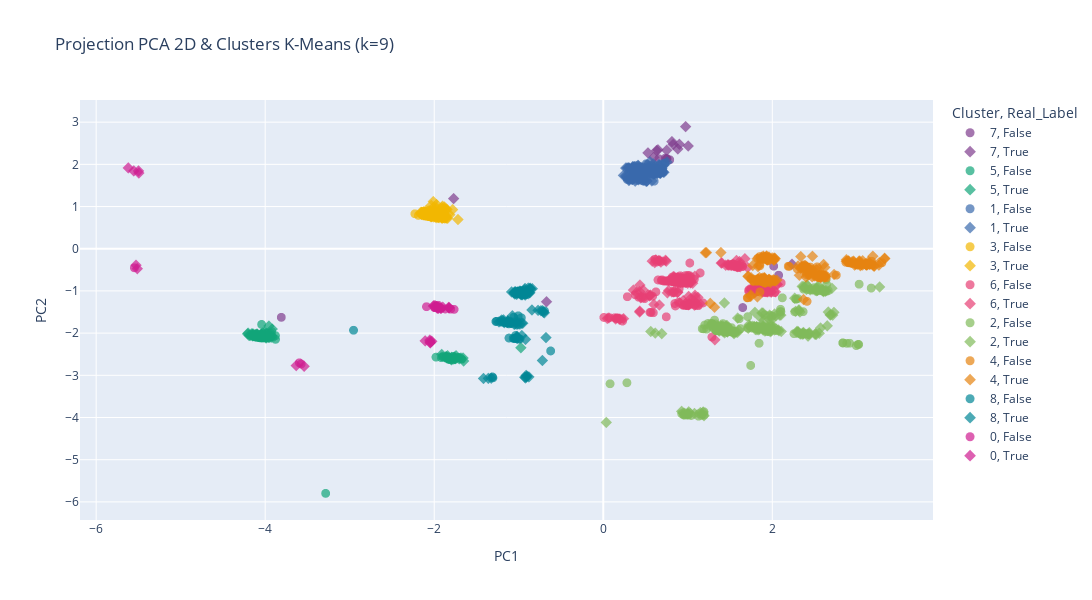

Notebook code for this chart:
### Markdown cell above
**Lecture des indicateurs** 

- ***WCSS (Within-Cluster Sum of Squares)*** mesure la compacité des clusters (inertie). \
Plus il est bas, mieux les points sont regroupés. \
Il diminue régulièrement avec k (normal), mais l’important est de repérer le “coude” où la baisse devient moins significative.

- ***Silhouette*** mesure la qualité de la séparation des clusters (entre -1 et 1). \
Plus c’est haut, mieux les clusters sont distincts et cohérents. \
Ici, les valeurs sont modestes (<0.4), mais on observe une nette amélioration à partir de k=8.

**Analyse**
- k=2 → 5 : WCSS baisse fortement, mais les silhouettes restent faibles (0.21 → 0.29). Les clusters sont compacts mais pas très bien séparés.
- k=6 : silhouette chute brutalement (0.20), signe d’un mauvais partitionnement.
- k=7 : silhouette remonte un peu (0.27), mais reste moyenne.
- k=8 → 9 → 10 : silhouette s’améliore nettement (0.35–0.36), ce qui indique des clusters plus cohérents.\
WCSS continue de baisser, mais la différence entre k=9 et k=10 est faible.\
***Silhouette maximale à k=9 (0.358)***.

### Code cell
# Analyse des clusters avec k=9
k = 9
kmeans = KMeans(n_clusters=k, random_state=42, n_init=10)
labels = kmeans.fit_predict(X_processed)
df_pca['Cluster'] = kmeans.fit_predict(X_processed).astype(str)

# Visualisation 2D pour une meilleure lisibilité : Axes PC1 vs PC2
# Couleur = cluster K-Means (ce que la machine voit)
# Forme = classe réelle (ce qu'on cherche à prédire)
fig_pca_k9 = px.scatter(
    df_pca, x='PC1', y='PC2',
    color='Cluster', 
    symbol='Real_Label',
    title=f"Projection PCA 2D & Clusters K-Means (k={k})",
    hover_data=['PC3', 'PC4'],
    height=600,
    width=1200,
    opacity=0.7,
    color_discrete_sequence=px.colors.qualitative.Bold
)
fig_pca_k9.update_traces(marker=dict(size=9))
fig_pca_k9.show()

# Création d'un DataFrame d'analyse en reprenant les données brutes (df)
df_analysis = df.copy()
df_analysis['Cluster'] = labels
df_analysis['selfMade_Numeric'] = df_analysis['selfMade'].astype(int)

# Agrégation pour définir le "Profil Type" de chaque cluster
cluster_profile = df_analysis.groupby('Cluster').agg({
    'finalWorth': 'median',
    'age': 'mean',
    'selfMade_Numeric': 'mean',
    'country': lambda x: x.mode()[0] if not x.mode().empty else 'N/A',
    'industries': lambda x: x.mode()[0] if not x.mode().empty else 'N/A',
    'gender': lambda x: x.value_counts(normalize=True).get('F', 0) # % de Femmes
}).reset_index()

# Mise en forme
cluster_profile['age'] = cluster_profile['age'].round(1)
cluster_profile['selfMade_Numeric'] = (cluster_profile['selfMade_Numeric'] * 100).round(1)
cluster_profile['gender'] = (cluster_profile['gender'] * 100).round(1) # % Femmes
cluster_profile.columns = ['Cluster', 'Fortune Médiane', 'Age Moyen', '% Self-Made', 'Pays Dom.', 'Indus. Dom.', '% Femmes']

print(f"PROFIL TYPE DES {k} CLUSTERS (K-MEANS)")
print("-" * 190)
cluster_profile

### Figure 1 — Plotly figure (JSON) as saved in the notebook; plotly's stock layout.template omitted (floating-point values rounded to 4 significant figures; data arrays with more than 128 entries replaced by an {"elided": "..."} marker saying what was removed)
{"data": [{"customdata": [[0.8975, 19.01], [2.438, 7.087], [-0.5138, 7.242], [2.004, 5.226], [1.357, 4.395], [1.667, 4.835], [1.747, 4.85], [1.6, 4.61], [0.464, 4.281]], "hovertemplate": "Cluster=7<br>Real_Label=False<br>PC1=%{x}<br>PC2=%{y}<br>PC3=%{customdata[0]}<br>PC4=%{customdata[1]}<extra></extra>", "legendgroup": "7, False", "marker": {"color": "rgb(127, 60, 141)", "opacity": 0.7, "size": 9, "symbol": "circle"}, "mode": "markers", "name": "7, False", "showlegend": true, "type": "scattergl", "x": [2.075, -3.809, 1.65, 0.7863, 0.6571, 0.7346, 0.754, 0.75, 2.016], "xaxis": "x", "y": [-0.6274, -1.626, -1.394, 2.108, 2.133, 2.148, 2.136, 2.13, -0.4127], "yaxis": "y"}, {"customdata": [[2.324, 14.9], [1.856, 9.244], [2.226, 9.199], [2.593, 9.529], [1.943, 8.598], [2.188, 8.194], [1.523, 8.544], [1.716, 6.525], [1.309, 5.874], [0.4788, 7.26], [1.254, 5.559], [-1.087, 6.205], [0.8876, 4.193], [1.21, 3.529]], "hovertemplate": "Cluster=7<br>Real_Label=True<br>PC1=%{x}<br>PC2=%{y}<br>PC3=%{customdata[0]}<br>PC4=%{customdata[1]}<extra></extra>", "legendgroup": "7, True", "marker": {"color": "rgb(127, 60, 141)", "opacity": 0.7, "size": 9, "symbol": "diamond"}, "mode": "markers", "name": "7, True", "showlegend": true, "type": "scattergl", "x": [0.9745, 0.8124, 0.9003, 1.005, 0.8265, 0.8825, -0.6713, 0.7509, 0.647, 2.233, 0.6308, -1.771, 0.5291, 0.5992], "xaxis": "x", "y": [2.894, 2.539, 2.476, 2.435, 2.471, 2.365, -1.256, 2.334, 2.345, -0.3668, 2.327, 1.188, 2.272, 2.165], "yaxis": "y"}, {"customdata": {"elided": "119x2 float values"}, "hovertemplate": "Cluster=5<br>Real_Label=False<br>PC1=%{x}<br>PC2=%{y}<br>PC3=%{customdata[0]}<br>PC4=%{customdata[1]}<extra></extra>", "legendgroup": "5, False", "marker": {"color": "rgb(17, 165, 121)", "opacity": 0.7, "size": 9, "symbol": "circle"}, "mode": "markers", "name": "5, False", "showlegend": true, "type": "scattergl", "x": [-3.922, -3.939, -4.092, -3.97, -4.027, -3.879, -3.923, -3.988, -4.088, -4.029, -3.964, -3.988, -4.033, -4.044, -1.84, -1.774, -3.988, -4.068, -4.044, -1.754, -1.829, -3.978, -4.068, -3.945, -4.121, -4.138, -1.828, -4.05, -3.989, -4.113, -4.061, -4.077, -4.028, -4.067, -4.123, -4.066, -4.041, -4.002, -3.978, -4.019, -4.036, -4.147, -4.025, -1.715, -4.042, -4.054, -4.019, -3.991, -4.031, -4.031, -1.896, -1.902, -3.948, -4.032, -4.015, -3.91, -1.676, -4.055, -3.931, -4.122, -4.037, -4.073, -4.091, -4.062, -4.008, -4.068, -4.039, -3.947, -3.999, -4.092, -3.982, -4.097, -3.285, -1.718, -3.961, -1.785, -1.797, -1.75, -4.058, -4.007, -1.858, -3.969, -1.854, -1.769, -4.138, -3.974, -4.088, -1.858, -4.16, -4.131, -1.979, -4.02, -4.07, -4.055, -1.801, -1.813, -4.143, -1.827, -1.797, -1.839, -3.949, -3.878, -1.781, -4.094, -1.819, -4.129, -3.974, -3.982, -1.857, -1.915, -4.023, -4.042, -4.038, -4.054, -4.026, -4.042, -4.103, -4.109, -4.052], "xaxis": "x", "y": [-1.967, -2.002, -2.021, -2.0, -2.024, -2.06, -2.072, -2.061, -2.07, -2.014, -2.067, -2.072, -2.029, -2.059, -2.605, -2.554, -2.082, -2.056, -2.061, -2.623, -2.608, -2.065, -2.051, -2.075, -2.084, -2.081, -2.578, -2.068, -2.086, -2.055, -2.066, -2.07, -2.061, -2.066, -2.046, -2.064, -2.075, -2.114, -2.118, -2.11, -2.106, -2.042, -2.081, -2.574, -2.105, -2.103, -2.11, -2.08, -2.108, -2.081, -2.558, -2.557, -2.08, -2.082, -2.077, -2.098, -2.618, -2.105, -2.085, -2.017, -2.065, -2.103, -2.1, -2.106, -2.086, -2.069, -2.075, -2.097, -2.092, -2.074, -2.096, -2.057, -5.798, -2.58, -2.095, -2.586, -2.584, -2.593, -2.082, -2.093, -2.553, -2.082, -2.556, -2.593, -2.049, -2.063, -2.078, -2.586, -2.058, -2.064, -2.569, -2.086, -2.109, -2.079, -2.585, -2.583, -2.062, -2.626, -2.632, -2.597, -2.098, -2.148, -2.636, -2.078, -2.582, -2.056, -2.096, -2.082, -2.594, -2.582, -2.09, -1.794, -2.084, -2.078, -2.085, -2.08, -2.071, -2.039, -2.069], "yaxis": "y"}, {"customdata": {"elided": "86x2 float values"}, "hovertemplate": "Cluster=5<br>Real_Label=True<br>PC1=%{x}<br>PC2=%{y}<br>PC3=%{customdata[0]}<br>PC4=%{customdata[1]}<extra></extra>", "legendgroup": "5, True", "marker": {"color": "rgb(17, 165, 121)", "opacity": 0.7, "size": 9, "symbol": "diamond"}, "mode": "markers", "name": "5, True", "showlegend": true, "type": "scattergl", "x": [-3.956, -3.917, -4.026, -3.988, -4.007, -1.742, -3.924, -0.9747, -4.049, -4.036, -4.032, -1.842, -3.991, -1.912, -4.031, -1.751, -3.978, -4.149, -1.795, -4.047, -1.825, -4.048, -4.03, -1.749, -4.156, -4.049, -4.162, -3.99, -4.048, -4.114, -1.766, -4.103, -4.045, -1.763, -3.93, -4.025, -4.202, -4.062, -4.132, -4.057, -1.659, -3.962, -4.099, -4.014, -3.975, -4.063, -4.063, -4.046, -1.754, -1.829, -3.953, -4.146, -4.005, -4.13, -4.072, -3.985, -4.026, -1.684, -4.1, -4.041, -1.652, -4.084, -3.971, -4.09, -4.191, -4.055, -4.094, -4.117, -4.041, -4.022, -4.084, -4.055, -4.115, -1.797, -4.06, -4.147, -4.026, -1.704, -4.178, -4.046, -4.208, -4.042, -4.054, -4.066, -4.037, -1.86], "xaxis": "x", "y": [-1.833, -1.904, -1.992, -2.004, -1.982, -2.536, -2.064, -2.347, -2.046, -2.055, -2.06, -2.536, -2.026, -2.505, -2.054, -2.591, -2.016, -2.034, -2.573, -2.024, -2.583, -2.075, -2.078, -2.599, -2.05, -2.026, -2.018, -2.116, -2.076, -2.066, -2.587, -2.051, -2.03, -2.568, -2.098, -2.081, -2.0, -2.072, -2.059, -2.08, -2.591, -2.096, -2.023, -2.071, -2.082, -2.08, -2.08, -2.033, -2.607, -2.592, -2.103, -2.015, -2.078, -2.063, -2.075, -2.092, -2.084, -2.589, -2.076, -2.087, -2.661, -2.073, -2.086, -2.072, -2.055, -2.079, -2.027, -2.073, -2.072, -2.081, -2.073, -2.079, -2.037, -2.632, -2.085, -2.068, -2.093, -2.608, -2.056, -2.085, -2.019, -2.089, -2.087, -2.085, -2.091, -2.557], "yaxis": "y"}, {"customdata": {"elided": "210x2 float values"}, "hovertemplate": "Cluster=1<br>Real_Label=False<br>PC1=%{x}<br>PC2=%{y}<br>PC3=%{customdata[0]}<br>PC4=%{customdata[1]}<extra></extra>", "legendgroup": "1, False", "marker": {"color": "rgb(57, 105, 172)", "opacity": 0.7, "size": 9, "symbol": "circle"}, "mode": "markers", "name": "1, False", "showlegend": true, "type": "scattergl", "x": {"elided": "210 float values"}, "xaxis": "x", "y": {"elided": "210 float values"}, "yaxis": "y"}, {"customdata": {"elided": "529x2 float values"}, "hovertemplate": "Cluster=1<br>Real_Label=True<br>PC1=%{x}<br>PC2=%{y}<br>PC3=%{customdata[0]}<br>PC4=%{customdata[1]}<extra></extra>", "legendgroup": "1, True", "marker": {"color": "rgb(57, 105, 172)", "opacity": 0.7, "size": 9, "symbol": "diamond"}, "mode": "markers", "name": "1, True", "showlegend": true, "type": "scattergl", "x": {"elided": "529 float values"}, "xaxis": "x", "y": {"elided": "529 float values"}, "yaxis": "y"}, {"customdata": [[-1.483, 1.162], [-2.313, 0.04511], [-1.538, 0.5904], [-1.791, 0.491], [-2.068, -0.1003], [-2.012, -0.08217], [-2.112, -0.1666], [-1.8, -0.02695], [-2.006, 0.02912], [-1.679, 0.435], [-1.828, 0.1741], [-1.62, 0.5151], [-2.704, -1.004], [-1.944, -0.2504], [-2.117, -0.2016], [-2.475, -0.7512], [-2.384, -0.605]], "hovertemplate": "Cluster=3<br>Real_Label=False<br>PC1=%{x}<br>PC2=%{y}<br>PC3=%{customdata[0]}<br>PC4=%{customdata[1]}<extra></extra>", "legendgroup": "3, False", "marker": {"color": "rgb(242, 183, 1)", "opacity": 0.7, "size": 9, "symbol": "circle"}, "mode": "markers", "name": "3, False", "showlegend": true, "type": "scattergl", "x": [-1.881, -2.078, -1.869, -1.949, -2.084, -2.002, -2.075, -1.949, -2.069, -1.95, -1.974, -1.938, -2.229, -1.952, -2.064, -2.188, -2.148], "xaxis": "x", "y": [0.8039, 0.8556, 0.7629, 0.8092, 0.779, 0.8232, 0.8515, 0.7393, 0.7992, 0.7796, 0.7767, 0.7681, 0.8284, 0.7333, 0.7961, 0.7898, 0.8105], "yaxis": "y"}, {"customdata": {"elided": "505x2 float values"}, "hovertemplate": "Cluster=3<br>Real_Label=True<br>PC1=%{x}<br>PC2=%{y}<br>PC3=%{customdata[0]}<br>PC4=%{customdata[1]}<extra></extra>", "legendgroup": "3, True", "marker": {"color": "rgb(242, 183, 1)", "opacity": 0.7, "size": 9, "symbol": "diamond"}, "mode": "markers", "name": "3, True", "showlegend": true, "type": "scattergl", "x": {"elided": "505 float values"}, "xaxis": "x", "y": {"elided": "505 float values"}, "yaxis": "y"}, {"customdata": {"elided": "180x2 float values"}, "hovertemplate": "Cluster=6<br>Real_Label=False<br>PC1=%{x}<br>PC2=%{y}<br>PC3=%{customdata[0]}<br>PC4=%{customdata[1]}<extra></extra>", "legendgroup": "6, False", "marker": {"color": "rgb(231, 63, 116)", "opacity": 0.7, "size": 9, "symbol": "circle"}, "mode": "markers", "name": "6, False", "showlegend": true, "type": "scattergl", "x": {"elided": "180 float values"}, "xaxis": "x", "y": {"elided": "180 float values"}, "yaxis": "y"}, {"customdata": {"elided": "167x2 float values"}, "hovertemplate": "Cluster=6<br>Real_Label=True<br>PC1=%{x}<br>PC2=%{y}<br>PC3=%{customdata[0]}<br>PC4=%{customdata[1]}<extra></extra>", "legendgroup": "6, True", "marker": {"color": "rgb(231, 63, 116)", "opacity": 0.7, "size": 9, "symbol": "diamond"}, "mode": "markers", "name": "6, True", "showlegend": true, "type": "scattergl", "x": {"elided": "167 float values"}, "xaxis": "x", "y": {"elided": "167 float values"}, "yaxis": "y"}, {"customdata": {"elided": "142x2 float values"}, "hovertemplate": "Cluster=2<br>Real_Label=False<br>PC1=%{x}<br>PC2=%{y}<br>PC3=%{customdata[0]}<br>PC4=%{customdata[1]}<extra></extra>", "legendgroup": "2, False", "marker": {"color": "rgb(128, 186, 90)", "opacity": 0.7, "size": 9, "symbol": "circle"}, "mode": "markers", "name": "2, False", "showlegend": true, "type": "scattergl", "x": {"elided": "142 float values"}, "xaxis": "x", "y": {"elided": "142 float values"}, "yaxis": "y"}, {"customdata": {"elided": "194x2 float values"}, "hovertemplate": "Cluster=2<br>Real_Label=True<br>PC1=%{x}<br>PC2=%{y}<br>PC3=%{customdata[0]}<br>PC4=%{customdata[1]}<extra></extra>", "legendgroup": "2, True", "marker": {"color": "rgb(128, 186, 90)", "opacity": 0.7, "size": 9, "symbol": "diamond"}, "mode": "markers", "name": "2, True", "showlegend": true, "type": "scattergl", "x": {"elided": "194 float values"}, "xaxis": "x", "y": {"elided": "194 float values"}, "yaxis": "y"}, {"customdata": {"elided": "105x2 float values"}, "hovertemplate": "Cluster=4<br>Real_Label=False<br>PC1=%{x}<br>PC2=%{y}<br>PC3=%{customdata[0]}<br>PC4=%{customdata[1]}<extra></extra>", "legendgroup": "4, False", "marker": {"color": "rgb(230, 131, 16)", "opacity": 0.7, "size": 9, "symbol": "circle"}, "mode": "markers", "name": "4, False", "showlegend": true, "type": "scattergl", "x": [1.854, 3.175, 3.297, 2.379, 2.571, 2.611, 2.758, 3.135, 3.159, 2.015, 3.162, 2.016, 1.97, 1.88, 2.531, 1.852, 3.01, 1.914, 1.849, 1.915, 1.91, 2.541, 1.937, 1.955, 3.062, 3.176, 1.912, 3.149, 1.765, 2.449, 2.638, 2.38, 2.567, 3.098, 2.362, 3.184, 2.345, 1.826, 3.175, 1.969, 1.961, 2.906, 2.871, 3.079, 2.56, 1.889, 1.852, 1.926, 2.923, 2.554, 1.932, 1.749, 1.93, 1.953, 3.102, 2.016, 2.63, 1.712, 1.825, 3.066, 1.818, 2.296, 1.822, 2.408, 1.942, 2.575, 2.2, 2.188, 2.902, 2.931, 2.405, 3.123, 1.776, 1.781, 1.873, 1.704, 1.894, 2.405, 2.411, 2.626, 2.556, 2.585, 2.62, 2.568, 2.545, 3.088, 2.382, 1.918, 1.917, 1.833, 1.862, 2.371, 2.944, 1.904, 1.836, 1.856, 1.969, 1.869, 2.415, 2.619, 1.937, 3.003, 1.875, 2.464, 2.444], "xaxis": "x", "y": [-1.024, -0.2962, -0.3326, -0.3787, -0.607, -0.6162, -0.6255, -0.3455, -0.356, -0.731, -0.3686, -0.7752, -0.7243, -0.7109, -0.4308, -0.1859, -0.3428, -0.2628, -0.7625, -0.2003, -0.1992, -0.4789, -0.2073, -0.2113, -0.3594, -0.3758, -0.783, -0.3752, -0.7114, -0.4352, -0.6908, -0.4108, -0.651, -0.3654, -0.4091, -0.3817, -0.4473, -0.2295, -0.3857, -0.7661, -0.7861, -0.3281, -0.3212, -0.3637, -0.615, -0.7833, -0.4057, -0.7597, -0.3321, -0.6799, -0.2166, -0.7167, -0.7975, -0.2861, -0.3708, -0.2574, -0.6336, -1.161, -0.7626, -0.365, -0.7731, -0.4795, -0.7167, -0.4715, -0.2219, -0.6462, -0.4182, -0.4159, -0.334, -0.3397, -0.4249, -0.3783, -0.7722, -0.7717, -0.248, -1.164, -0.2408, -0.6139, -1.248, -0.6583, -0.6445, -0.6502, -0.6572, -0.6893, -0.6847, -0.3726, -0.4991, -0.7367, -0.7988, -0.7256, -0.7314, -0.4681, -0.3505, -0.238, -0.7218, -0.2458, -0.2312, -0.7766, -0.4301, -0.6726, -0.7931, -0.3746, -0.2403, -0.4877, -0.487], "yaxis": "y"}, {"customdata": {"elided": "168x2 float values"}, "hovertemplate": "Cluster=4<br>Real_Label=True<br>PC1=%{x}<br>PC2=%{y}<br>PC3=%{customdata[0]}<br>PC4=%{customdata[1]}<extra></extra>", "legendgroup": "4, True", "marker": {"color": "rgb(230, 131, 16)", "opacity": 0.7, "size": 9, "symbol": "diamond"}, "mode": "markers", "name": "4, True", "showlegend": true, "type": "scattergl", "x": {"elided": "168 float values"}, "xaxis": "x", "y": {"elided": "168 float values"}, "yaxis": "y"}, {"customdata": [[0.5522, 2.209], [1.76, 2.116], [1.687, 2.078], [1.652, 0.4857], [0.3421, 0.7806], [1.752, 0.3684], [0.5369, 0.2923], [0.2231, 0.2494], [0.09802, 0.08816], [1.468, 0.3421], [0.0128, -0.1763], [1.793, -0.9094], [-0.06965, -0.3613], [1.47, 0.1769], [0.485, 0.2982], [0.6563, 0.04818], [0.6092, -0.02159], [0.5861, -0.05202], [0.515, -0.1611], [0.699, 0.1043], [0.6499, 0.01674], [0.9499, -0.508], [2.46, -0.3659], [0.5397, -1.135], [-0.1553, -0.6342], [0.3226, -0.4758], [1.52, 0.0992], [1.297, -0.1816], [1.41, -0.02523], [1.172, -0.2837], [0.9181, -0.6185], [0.5725, -0.1765]], "hovertemplate": "Cluster=8<br>Real_Label=False<br>PC1=%{x}<br>PC2=%{y}<br>PC3=%{customdata[0]}<br>PC4=%{customdata[1]}<extra></extra>", "legendgroup": "8, False", "marker": {"color": "rgb(0, 134, 149)", "opacity": 0.7, "size": 9, "symbol": "circle"}, "mode": "markers", "name": "8, False", "showlegend": true, "type": "scattergl", "x": [-0.9693, -1.006, -1.059, -1.311, -1.017, -1.305, -1.037, -1.084, -1.068, -1.128, -1.125, -0.6956, -1.113, -1.129, -1.021, -1.03, -1.042, -1.048, -1.066, -0.9858, -0.9984, -1.262, -0.6226, -2.955, -1.166, -1.115, -1.118, -1.16, -1.098, -1.206, -1.27, -1.053], "xaxis": "x", "y": [-1.637, -1.59, -1.623, -3.039, -1.728, -3.06, -2.056, -1.771, -1.734, -1.753, -1.733, -1.474, -1.745, -1.767, -1.809, -2.126, -2.125, -2.124, -2.121, -2.139, -2.138, -1.721, -2.422, -1.932, -1.757, -2.117, -1.781, -1.73, -1.745, -1.738, -1.725, -2.132], "yaxis": "y"}, {"customdata": {"elided": "121x2 float values"}, "hovertemplate": "Cluster=8<br>Real_Label=True<br>PC1=%{x}<br>PC2=%{y}<br>PC3=%{customdata[0]}<br>PC4=%{customdata[1]}<extra></extra>", "legendgroup": "8, True", "marker": {"color": "rgb(0, 134, 149)", "opacity": 0.7, "size": 9, "symbol": "diamond"}, "mode": "markers", "name": "8, True", "showlegend": true, "type": "scattergl", "x": [-1.075, -0.8876, -0.8695, -0.8656, -0.9258, -0.84, -0.8582, -0.6778, -0.9327, -0.8901, -0.9557, -0.9799, -0.981, -0.9639, -0.944, -0.9156, -0.968, -0.9583, -0.9353, -0.9334, -1.037, -1.025, -1.234, -0.7087, -0.9969, -0.9506, -0.7177, -0.9288, -1.128, -1.136, -1.172, -0.9718, -1.013, -0.7715, -0.7375, -0.936, -0.8996, -1.012, -1.02, -0.9863, -0.9805, -1.01, -1.011, -0.9539, -0.8439, -0.977, -1.012, -1.085, -0.7204, -1.031, -1.019, -0.9791, -0.9837, -0.8765, -1.417, -0.9938, -0.6974, -1.034, -1.001, -0.9767, -0.9972, -1.019, -1.36, -0.92, -1.0, -1.016, -0.9193, -0.9865, -1.048, -0.9425, -0.9716, -1.18, -0.9994, -0.9526, -1.131, -0.982, -1.213, -0.9085, -0.9765, -0.9577, -0.8882, -0.9275, -0.9754, -0.9123, -0.8687, -0.9802, -0.8804, -0.9079, -0.9659, -1.053, -0.9134, -1.053, -0.9355, -1.058, -0.9661, -0.9836, -0.9644, -1.087, -0.9742, -1.101, -0.9017, -1.046, -0.924, -0.9487, -0.9198, -0.9884, -0.9865, -1.137, -1.021, -0.9911, -0.9321, -1.202, -1.035, -0.9612, -0.9962, -0.9635, -1.326, -1.024, -1.178, -1.024, -0.9985], "xaxis": "x", "y": [-1.589, -0.9317, -0.9457, -0.9356, -0.9424, -0.9478, -0.9572, -2.106, -0.9731, -1.021, -1.011, -1.036, -1.01, -2.057, -1.007, -1.014, -1.019, -1.024, -1.061, -1.038, -1.02, -1.747, -1.734, -1.504, -1.036, -1.046, -1.468, -3.046, -1.718, -1.728, -1.751, -1.041, -1.775, -1.461, -1.469, -1.039, -1.056, -1.039, -2.077, -1.787, -1.045, -1.032, -1.027, -1.054, -1.451, -1.035, -1.029, -1.024, -2.649, -1.041, -1.044, -1.05, -1.045, -1.035, -3.075, -1.038, -1.518, -1.766, -1.033, -1.042, -1.048, -2.129, -3.072, -2.149, -1.032, -1.032, -3.062, -1.004, -1.024, -1.026, -1.02, -1.686, -1.037, -1.765, -1.71, -1.056, -1.713, -3.039, -1.057, -1.09, -1.067, -1.066, -1.087, -3.003, -1.044, -1.056, -3.038, -1.059, -1.766, -1.046, -1.072, -1.793, -1.063, -1.045, -1.047, -1.044, -1.09, -1.749, -1.025, -1.741, -3.025, -1.075, -1.099, -1.065, -1.057, -1.044, -1.042, -1.749, -2.091, -1.053, -1.056, -1.689, -1.036, -1.05, -1.043, -1.029, -3.068, -1.048, -1.726, -1.081, -1.022], "yaxis": "y"}, {"customdata": [[3.698, -1.075], [3.514, -0.7295], [2.529, -0.9558], [3.614, -0.9063], [3.204, -0.2299], [1.911, -1.943], [3.178, -0.309], [2.468, -1.247], [2.415, -1.331], [2.32, -1.449], [2.732, -0.9585], [2.617, -1.111], [2.499, -1.24], [2.795, -0.8986]], "hovertemplate": "Cluster=0<br>Real_Label=False<br>PC1=%{x}<br>PC2=%{y}<br>PC3=%{customdata[0]}<br>PC4=%{customdata[1]}<extra></extra>", "legendgroup": "0, False", "marker": {"color": "rgb(207, 28, 144)", "opacity": 0.7, "size": 9, "symbol": "circle"}, "mode": "markers", "name": "0, False", "showlegend": true, "type": "scattergl", "x": [-5.547, -3.596, -1.953, -3.575, -1.765, -2.091, -1.805, -1.971, -1.998, -1.988, -1.919, -1.948, -1.96, -1.869], "xaxis": "x", "y": [-0.4522, -2.704, -1.34, -2.732, -1.437, -1.373, -1.43, -1.356, -1.393, -1.398, -1.413, -1.407, -1.372, -1.428], "yaxis": "y"}, {"customdata": [[3.755, -0.4495], [3.839, -1.048], [2.965, -1.315], [2.396, -1.052], [8.063, -1.749], [2.459, -1.014], [8.573, -1.242], [2.295, -1.478], [2.735, -0.9318], [3.069, -1.452], [8.649, -1.233], [2.708, -0.9978], [2.372, -1.379], [2.613, -1.146], [2.544, -1.238], [3.828, -0.7901], [2.993, -1.606], [8.298, -1.722], [3.003, -0.6228], [3.457, -1.295], [2.761, -1.919], [2.522, -1.236], [2.967, -0.6322], [3.06, -1.565], [3.054, -0.5799], [2.585, -1.221], [3.032, -1.603], [2.745, -0.98]], "hovertemplate": "Cluster=0<br>Real_Label=True<br>PC1=%{x}<br>PC2=%{y}<br>PC3=%{customdata[0]}<br>PC4=%{customdata[1]}<extra></extra>", "legendgroup": "0, True", "marker": {"color": "rgb(207, 28, 144)", "opacity": 0.7, "size": 9, "symbol": "diamond"}, "mode": "markers", "name": "0, True", "showlegend": true, "type": "scattergl", "x": [-5.529, -5.514, -2.052, -2.002, -5.62, -1.986, -5.499, -2.011, -1.918, -2.029, -5.495, -1.925, -1.976, -1.949, -1.967, -3.539, -2.049, -5.555, -1.829, -3.633, -2.107, -1.97, -1.826, -2.048, -1.824, -1.957, -2.047, -1.899], "xaxis": "x", "y": [-0.3899, -0.4726, -2.166, -1.347, 1.916, -1.354, 1.844, -1.359, -1.411, -2.194, 1.794, -1.412, -1.373, -1.409, -1.406, -2.787, -2.195, 1.845, -1.39, -2.77, -2.184, -1.374, -1.405, -2.225, -1.394, -1.411, -2.23, -1.387], "yaxis": "y"}], "layout": {"height": 600, "legend": {"title": {"text": "Cluster, Real_Label"}, "tracegroupgap": 0}, "title": {"text": "Projection PCA 2D & Clusters K-Means (k=9)"}, "width": 1200, "xaxis": {"anchor": "y", "domain": [0, 1], "title": {"text": "PC1"}}, "yaxis": {"anchor": "x", "domain": [0, 1], "title": {"text": "PC2"}}}}
